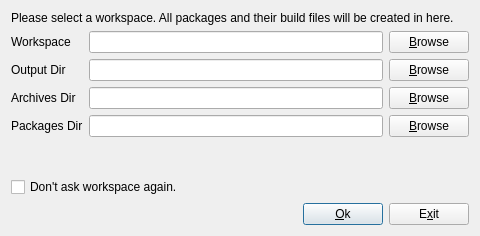
<?xml version="1.0" encoding="UTF-8"?>
<ui version="4.0">
 <class>WorkspaceDialog</class>
 <widget class="QDialog" name="WorkspaceDialog">
  <property name="geometry">
   <rect>
    <x>0</x>
    <y>0</y>
    <width>480</width>
    <height>236</height>
   </rect>
  </property>
  <property name="windowTitle">
   <string>Select PiSiDo Workspace</string>
  </property>
  <layout class="QGridLayout" name="gridLayout">
   <item row="2" column="2">
    <widget class="QPushButton" name="pb_browse_OD">
     <property name="text">
      <string>&amp;Browse</string>
     </property>
    </widget>
   </item>
   <item row="2" column="1">
    <widget class="QLineEdit" name="le_Output_Dir">
     <property name="toolTip">
      <string>Produced build files ad pisi packages will save under here</string>
     </property>
     <property name="readOnly">
      <bool>true</bool>
     </property>
    </widget>
   </item>
   <item row="4" column="0">
    <widget class="QLabel" name="lbl_output_dir_2">
     <property name="text">
      <string>Archives Dir</string>
     </property>
    </widget>
   </item>
   <item row="6" column="1">
    <widget class="QLineEdit" name="le_Packages_Dir">
     <property name="toolTip">
      <string>Produced build files ad pisi packages will save under here</string>
     </property>
     <property name="readOnly">
      <bool>true</bool>
     </property>
    </widget>
   </item>
   <item row="6" column="2">
    <widget class="QPushButton" name="pb_browse_PD">
     <property name="text">
      <string>&amp;Browse</string>
     </property>
    </widget>
   </item>
   <item row="1" column="1">
    <widget class="QLineEdit" name="le_workspace">
     <property name="toolTip">
      <string>Produced build files ad pisi packages will save under here</string>
     </property>
     <property name="readOnly">
      <bool>true</bool>
     </property>
    </widget>
   </item>
   <item row="2" column="0">
    <widget class="QLabel" name="lbl_output_dir">
     <property name="text">
      <string>Output Dir</string>
     </property>
    </widget>
   </item>
   <item row="1" column="2">
    <widget class="QPushButton" name="pb_browse">
     <property name="text">
      <string>&amp;Browse</string>
     </property>
    </widget>
   </item>
   <item row="4" column="2">
    <widget class="QPushButton" name="pb_browse_AD">
     <property name="text">
      <string>&amp;Browse</string>
     </property>
    </widget>
   </item>
   <item row="1" column="0">
    <widget class="QLabel" name="lbl_workspace">
     <property name="text">
      <string>Workspace</string>
     </property>
    </widget>
   </item>
   <item row="6" column="0">
    <widget class="QLabel" name="lbl_output_dir_3">
     <property name="text">
      <string>Packages Dir</string>
     </property>
    </widget>
   </item>
   <item row="4" column="1">
    <widget class="QLineEdit" name="le_Archives_Dir">
     <property name="toolTip">
      <string>Produced build files ad pisi packages will save under here</string>
     </property>
     <property name="readOnly">
      <bool>true</bool>
     </property>
    </widget>
   </item>
   <item row="9" column="0" colspan="3">
    <widget class="QCheckBox" name="check_not_ask">
     <property name="toolTip">
      <string>You can change workspace form menu</string>
     </property>
     <property name="text">
      <string>Don't ask workspace again.</string>
     </property>
    </widget>
   </item>
   <item row="11" column="0" colspan="3">
    <layout class="QHBoxLayout" name="horizontalLayout">
     <item>
      <spacer name="horizontalSpacer">
       <property name="orientation">
        <enum>Qt::Horizontal</enum>
       </property>
       <property name="sizeHint" stdset="0">
        <size>
         <width>251</width>
         <height>19</height>
        </size>
       </property>
      </spacer>
     </item>
     <item>
      <widget class="QPushButton" name="pb_ok">
       <property name="text">
        <string>&amp;Ok</string>
       </property>
       <property name="default">
        <bool>true</bool>
       </property>
      </widget>
     </item>
     <item>
      <widget class="QPushButton" name="pb_exit">
       <property name="toolTip">
        <string>Exit application</string>
       </property>
       <property name="text">
        <string>E&amp;xit</string>
       </property>
       <property name="autoDefault">
        <bool>false</bool>
       </property>
      </widget>
     </item>
    </layout>
   </item>
   <item row="0" column="0" colspan="3">
    <widget class="QLabel" name="label">
     <property name="text">
      <string>Please select a workspace. All packages and their build files will be created in here.</string>
     </property>
     <property name="wordWrap">
      <bool>true</bool>
     </property>
    </widget>
   </item>
   <item row="8" column="0" colspan="3">
    <spacer name="verticalSpacer">
     <property name="orientation">
      <enum>Qt::Vertical</enum>
     </property>
     <property name="sizeHint" stdset="0">
      <size>
       <width>20</width>
       <height>33</height>
      </size>
     </property>
    </spacer>
   </item>
  </layout>
 </widget>
 <tabstops>
  <tabstop>check_not_ask</tabstop>
  <tabstop>pb_ok</tabstop>
  <tabstop>pb_exit</tabstop>
 </tabstops>
 <resources/>
 <connections>
  <connection>
   <sender>pb_ok</sender>
   <signal>clicked()</signal>
   <receiver>WorkspaceDialog</receiver>
   <slot>accept()</slot>
   <hints>
    <hint type="sourcelabel">
     <x>422</x>
     <y>230</y>
    </hint>
    <hint type="destinationlabel">
     <x>242</x>
     <y>153</y>
    </hint>
   </hints>
  </connection>
  <connection>
   <sender>pb_exit</sender>
   <signal>clicked()</signal>
   <receiver>WorkspaceDialog</receiver>
   <slot>reject()</slot>
   <hints>
    <hint type="sourcelabel">
     <x>474</x>
     <y>230</y>
    </hint>
    <hint type="destinationlabel">
     <x>407</x>
     <y>100</y>
    </hint>
   </hints>
  </connection>
 </connections>
</ui>
